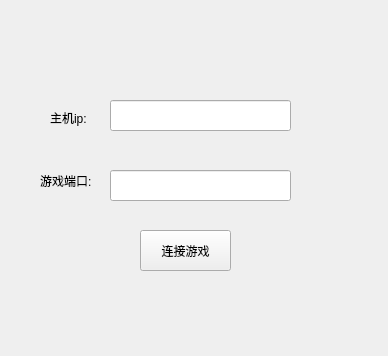
<?xml version="1.0" encoding="UTF-8"?>
<ui version="4.0">
 <class>MultiModelClient</class>
 <widget class="QWidget" name="MultiModelClient">
  <property name="geometry">
   <rect>
    <x>0</x>
    <y>0</y>
    <width>388</width>
    <height>356</height>
   </rect>
  </property>
  <property name="windowTitle">
   <string>Form</string>
  </property>
  <widget class="QLabel" name="label">
   <property name="geometry">
    <rect>
     <x>50</x>
     <y>110</y>
     <width>54</width>
     <height>16</height>
    </rect>
   </property>
   <property name="text">
    <string>主机ip:</string>
   </property>
  </widget>
  <widget class="QLabel" name="label_2">
   <property name="geometry">
    <rect>
     <x>40</x>
     <y>170</y>
     <width>61</width>
     <height>21</height>
    </rect>
   </property>
   <property name="text">
    <string>游戏端口:</string>
   </property>
  </widget>
  <widget class="QLineEdit" name="lineEdit">
   <property name="geometry">
    <rect>
     <x>110</x>
     <y>100</y>
     <width>181</width>
     <height>31</height>
    </rect>
   </property>
  </widget>
  <widget class="QLineEdit" name="lineEdit_2">
   <property name="geometry">
    <rect>
     <x>110</x>
     <y>170</y>
     <width>181</width>
     <height>31</height>
    </rect>
   </property>
  </widget>
  <widget class="QPushButton" name="link_start">
   <property name="geometry">
    <rect>
     <x>140</x>
     <y>230</y>
     <width>91</width>
     <height>41</height>
    </rect>
   </property>
   <property name="text">
    <string>连接游戏</string>
   </property>
  </widget>
 </widget>
 <resources/>
 <connections/>
</ui>
